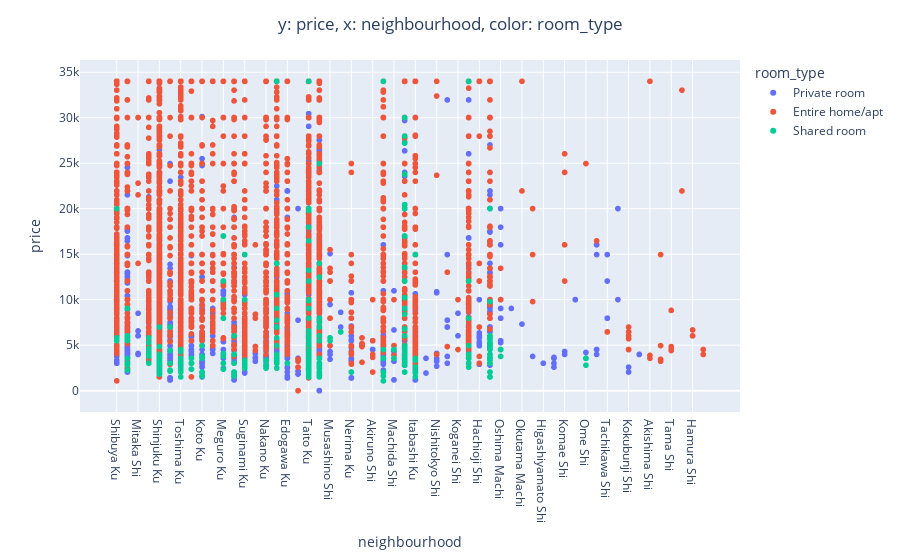
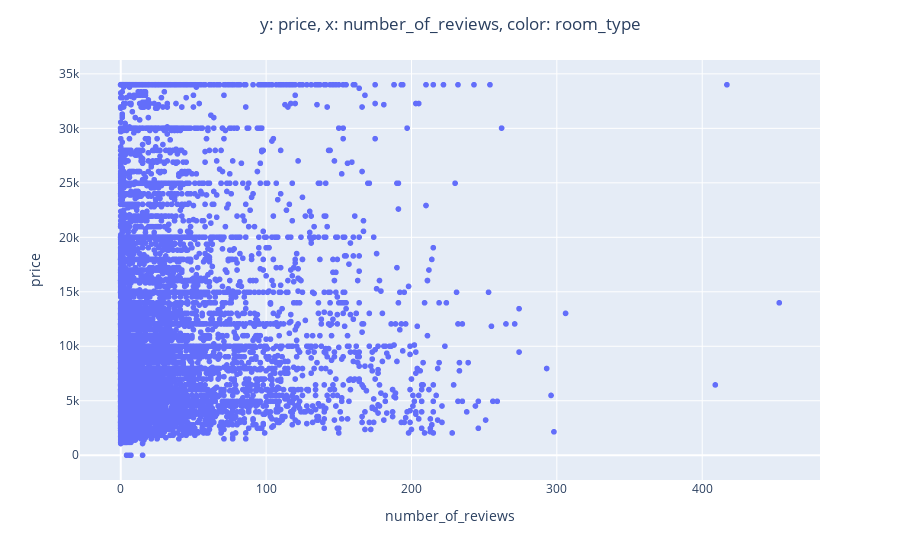
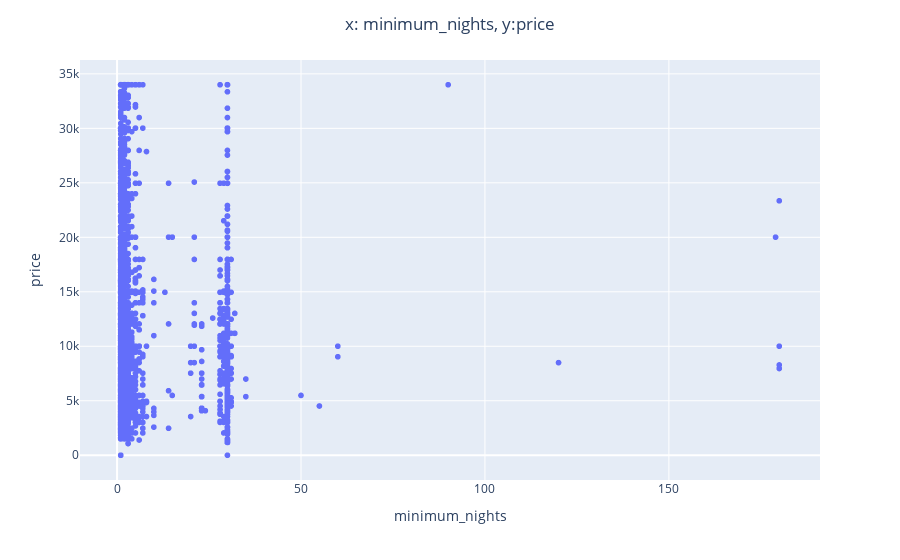

Here is the notebook cell these charts were saved with, in order:
### Markdown cell above
### Graficamos para ver como de balanceado está el dataset

### Code cell
fig1 = px.scatter(data_frame=df, x='neighbourhood', y='price', color='room_type')
fig1.update_layout(title_text='y: price, x: neighbourhood, color: room_type', title_x=0.5)
fig1.show()

fig2 = px.scatter(data_frame=df, x='number_of_reviews', y='price')
fig2.update_layout(title_text='y: price, x: number_of_reviews, color: room_type', title_x=0.5)
fig2.show()

fig3 = px.scatter(data_frame=df, x='minimum_nights', y='price' )
fig3.update_layout(title_text='x: minimum_nights, y:price', title_x=0.5)
fig3.show()

### Figure 1 — Plotly figure (JSON) as saved in the notebook; plotly's stock layout.template omitted (floating-point values rounded to 4 significant figures; data arrays with more than 128 entries replaced by an {"elided": "..."} marker saying what was removed)
{"data": [{"hovertemplate": "room_type=Private room<br>neighbourhood=%{x}<br>price=%{y}<extra></extra>", "legendgroup": "Private room", "marker": {"color": "#636efa", "symbol": "circle"}, "mode": "markers", "name": "Private room", "showlegend": true, "type": "scattergl", "x": {"elided": "3004 str values"}, "xaxis": "x", "y": {"elided": "3004 int values"}, "yaxis": "y"}, {"hovertemplate": "room_type=Entire home/apt<br>neighbourhood=%{x}<br>price=%{y}<extra></extra>", "legendgroup": "Entire home/apt", "marker": {"color": "#EF553B", "symbol": "circle"}, "mode": "markers", "name": "Entire home/apt", "showlegend": true, "type": "scattergl", "x": {"elided": "7463 str values"}, "xaxis": "x", "y": {"elided": "7463 int values"}, "yaxis": "y"}, {"hovertemplate": "room_type=Shared room<br>neighbourhood=%{x}<br>price=%{y}<extra></extra>", "legendgroup": "Shared room", "marker": {"color": "#00cc96", "symbol": "circle"}, "mode": "markers", "name": "Shared room", "showlegend": true, "type": "scattergl", "x": {"elided": "999 str values"}, "xaxis": "x", "y": {"elided": "999 int values"}, "yaxis": "y"}], "layout": {"autosize": true, "legend": {"title": {"text": "room_type"}, "tracegroupgap": 0}, "margin": {"t": 60}, "title": {"text": "y: price, x: neighbourhood, color: room_type", "x": 0.5}, "xaxis": {"anchor": "y", "autorange": true, "domain": [0, 1], "range": [-3.356, 58.36], "title": {"text": "neighbourhood"}, "type": "category"}, "yaxis": {"anchor": "x", "autorange": true, "domain": [0, 1], "range": [-2977.0, 36980.0], "title": {"text": "price"}, "type": "linear"}}}

### Figure 2 — Plotly figure (JSON) as saved in the notebook; plotly's stock layout.template omitted (floating-point values rounded to 4 significant figures; data arrays with more than 128 entries replaced by an {"elided": "..."} marker saying what was removed)
{"data": [{"hovertemplate": "number_of_reviews=%{x}<br>price=%{y}<extra></extra>", "legendgroup": "", "marker": {"color": "#636efa", "symbol": "circle"}, "mode": "markers", "name": "", "showlegend": false, "type": "scattergl", "x": {"elided": "11466 int values"}, "xaxis": "x", "y": {"elided": "11466 int values"}, "yaxis": "y"}], "layout": {"autosize": true, "legend": {"tracegroupgap": 0}, "margin": {"t": 60}, "title": {"text": "y: price, x: number_of_reviews, color: room_type", "x": 0.5}, "xaxis": {"anchor": "y", "autorange": true, "domain": [0, 1], "range": [-27.42, 480.4], "title": {"text": "number_of_reviews"}, "type": "linear"}, "yaxis": {"anchor": "x", "autorange": true, "domain": [0, 1], "range": [-2633.0, 36630.0], "title": {"text": "price"}, "type": "linear"}}}

### Figure 3 — Plotly figure (JSON) as saved in the notebook; plotly's stock layout.template omitted (floating-point values rounded to 4 significant figures; data arrays with more than 128 entries replaced by an {"elided": "..."} marker saying what was removed)
{"data": [{"hovertemplate": "minimum_nights=%{x}<br>price=%{y}<extra></extra>", "legendgroup": "", "marker": {"color": "#636efa", "symbol": "circle"}, "mode": "markers", "name": "", "showlegend": false, "type": "scattergl", "x": {"elided": "11466 int values"}, "xaxis": "x", "y": {"elided": "11466 int values"}, "yaxis": "y"}], "layout": {"autosize": true, "legend": {"tracegroupgap": 0}, "margin": {"t": 60}, "title": {"text": "x: minimum_nights, y:price", "x": 0.5}, "xaxis": {"anchor": "y", "autorange": true, "domain": [0, 1], "range": [-9.833, 190.8], "title": {"text": "minimum_nights"}, "type": "linear"}, "yaxis": {"anchor": "x", "autorange": true, "domain": [0, 1], "range": [-2633.0, 36630.0], "title": {"text": "price"}, "type": "linear"}}}
